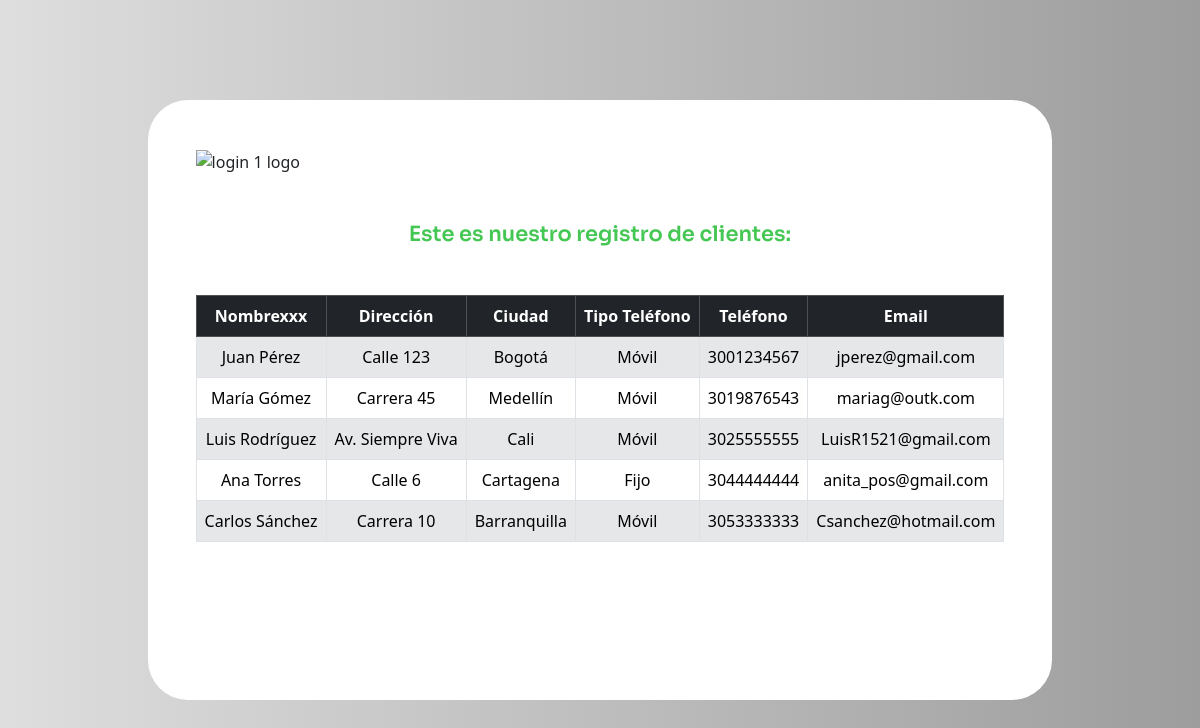
The page /consulta/consulta_general.php on the database its author committed.
### tables this page shows
CREATE TABLE `personas` (
  `dir_tel` varchar(15) NOT NULL,
  `dir_tipo_tel` varchar(50) DEFAULT NULL,
  `dir_nombre` varchar(255) NOT NULL,
  `dir_direccion` varchar(255) NOT NULL,
  `dir_ciud_id` int(11) DEFAULT NULL,
  `dir_email` varchar(100) DEFAULT NULL,
  PRIMARY KEY (`dir_tel`),
  KEY `dir_ciud_id` (`dir_ciud_id`),
  CONSTRAINT `personas_ibfk_1` FOREIGN KEY (`dir_ciud_id`) REFERENCES `ciudades` (`ciud_id`)
);

CREATE TABLE `ciudades` (
  `ciud_id` int(11) NOT NULL AUTO_INCREMENT,
  `ciud_nombre` varchar(255) NOT NULL,
  PRIMARY KEY (`ciud_id`)
);

### consulta/consulta_general.php (the view, shortened to what this page needs)
<!DOCTYPE html>
<html lang="en">
<head>
    <link rel="stylesheet" href="./Bootstrap-5.3.3/css/bootstrap.min.css">
  <link rel="stylesheet" href="./assets/css/styles.css">
  <link href="./iconos/fontawesome-6.5.2/css/fontawesome.css" rel="stylesheet" />
  <link href="./iconos/fontawesome-6.5.2/css/brands.css" rel="stylesheet" />
  <link href="./iconos/fontawesome-6.5.2/css/solid.css" rel="stylesheet" />
  <link href="https://cdn.jsdelivr.net/npm/bootstrap@5.3.3/dist/css/bootstrap.min.css" rel="stylesheet">
</head>
<body>
<div class="login">
    <article class="centrarcont col-12 vh-100" >
    <section class="cajalogin h-75">
        <div class="col-12 h-100 float-start p-5">
            <div class="w-50 ">
                <img src="../img/evaluna.png" class="img-fluid h-100" style="max-width: 30%; min-width: 30%;" alt="login 1 logo"/>
            </div>
            <div class="col-12 text-center titulologin">
                <h5 class="titulologin my-5"> Este es nuestro registro de clientes: </h5>
        </div>
    <div class="mt-5">
        <table class="table table-striped table-bordered mt-3 text-center">
        <thead class="table-dark">
                <tr >
                    <th>Nombrexxx</th>
                    <th>Dirección</th>
                    <th>Ciudad</th>
                    <th>Tipo Teléfono</th>
                    <th>Teléfono</th>
                    <th>Email</th>
                </tr>
            </thead>
            <tbody>
                <?php
                $host = "localhost";
                $user = "root";
                $password = "";
                $dbname = "sistema_telefonico";
                $conn = new mysqli($host, $user, $password, $dbname);
                $sql = "select p.dir_nombre,p.dir_direccion,c.ciud_nombre,p.dir_tipo_tel,p.dir_tel,p.dir_email
                        from personas p left join ciudades c on p.dir_ciud_id =c.ciud_id";
                $result = $conn->query($sql);
                if ($result->num_rows > 0) {
                    while ($row = $result->fetch_assoc()) {
                        echo "<tr>";
                        echo "<td>" . $row["dir_nombre"] . "</td>";
                        echo "<td>" . $row["dir_direccion"] . "</td>";
                        echo "<td>" . $row["ciud_nombre"] . "</td>";
                        echo "<td>" . $row["dir_tipo_tel"] . "</td>";
                        echo "<td>" . $row["dir_tel"] . "</td>";
                        echo "<td>" . $row["dir_email"] . "</td>";
                        echo "</tr>";
                    }
                } else {
                    echo "<tr><td colspan='3' class='text-center'>No se encontraron resultados</td></tr>";
                }
                ?>
            </tbody>
        </table>
    </div>
</body>
</html>

### assets/css/styles.css (style rules this page uses)
.login { background: linear-gradient(90deg, #ededed 0%, #dedede 0.01%, #9d9d9d 100%); }
.cajalogin { background-color: white; border-radius: 40px; }
.centrarcont { display: flex; justify-content: center; align-items: center; height: 100vh; }
.titulologin { font-family: "Sora", sans-serif; color: #27be39dc !important; font-size: 21px; font-weight: 600; }
.table-striped>tbody>tr:nth-child(odd)>td, .table-striped>tbody>tr:nth-child(odd)>th { background-color: #F2F3F4; }

### rows shown on the page
personas: dir_nombre "Juan Pérez", dir_direccion "Calle 123", dir_ciud.ciud_nombre "Bogotá", dir_tipo_tel "Móvil", dir_tel "3001234567", dir_email "jperez@gmail.com"
personas: dir_nombre "María Gómez", dir_direccion "Carrera 45", dir_ciud.ciud_nombre "Medellín", dir_tipo_tel "Móvil", dir_tel "3019876543", dir_email "mariag@outk.com"
personas: dir_nombre "Luis Rodríguez", dir_direccion "Av. Siempre Viva", dir_ciud.ciud_nombre "Cali", dir_tipo_tel "Móvil", dir_tel "3025555555", dir_email "LuisR1521@gmail.com"
personas: dir_nombre "Ana Torres", dir_direccion "Calle 6", dir_ciud.ciud_nombre "Cartagena", dir_tipo_tel "Fijo", dir_tel "3044444444", dir_email "anita_pos@gmail.com"
personas: dir_nombre "Carlos Sánchez", dir_direccion "Carrera 10", dir_ciud.ciud_nombre "Barranquilla", dir_tipo_tel "Móvil", dir_tel "3053333333", dir_email "Csanchez@hotmail.com"
